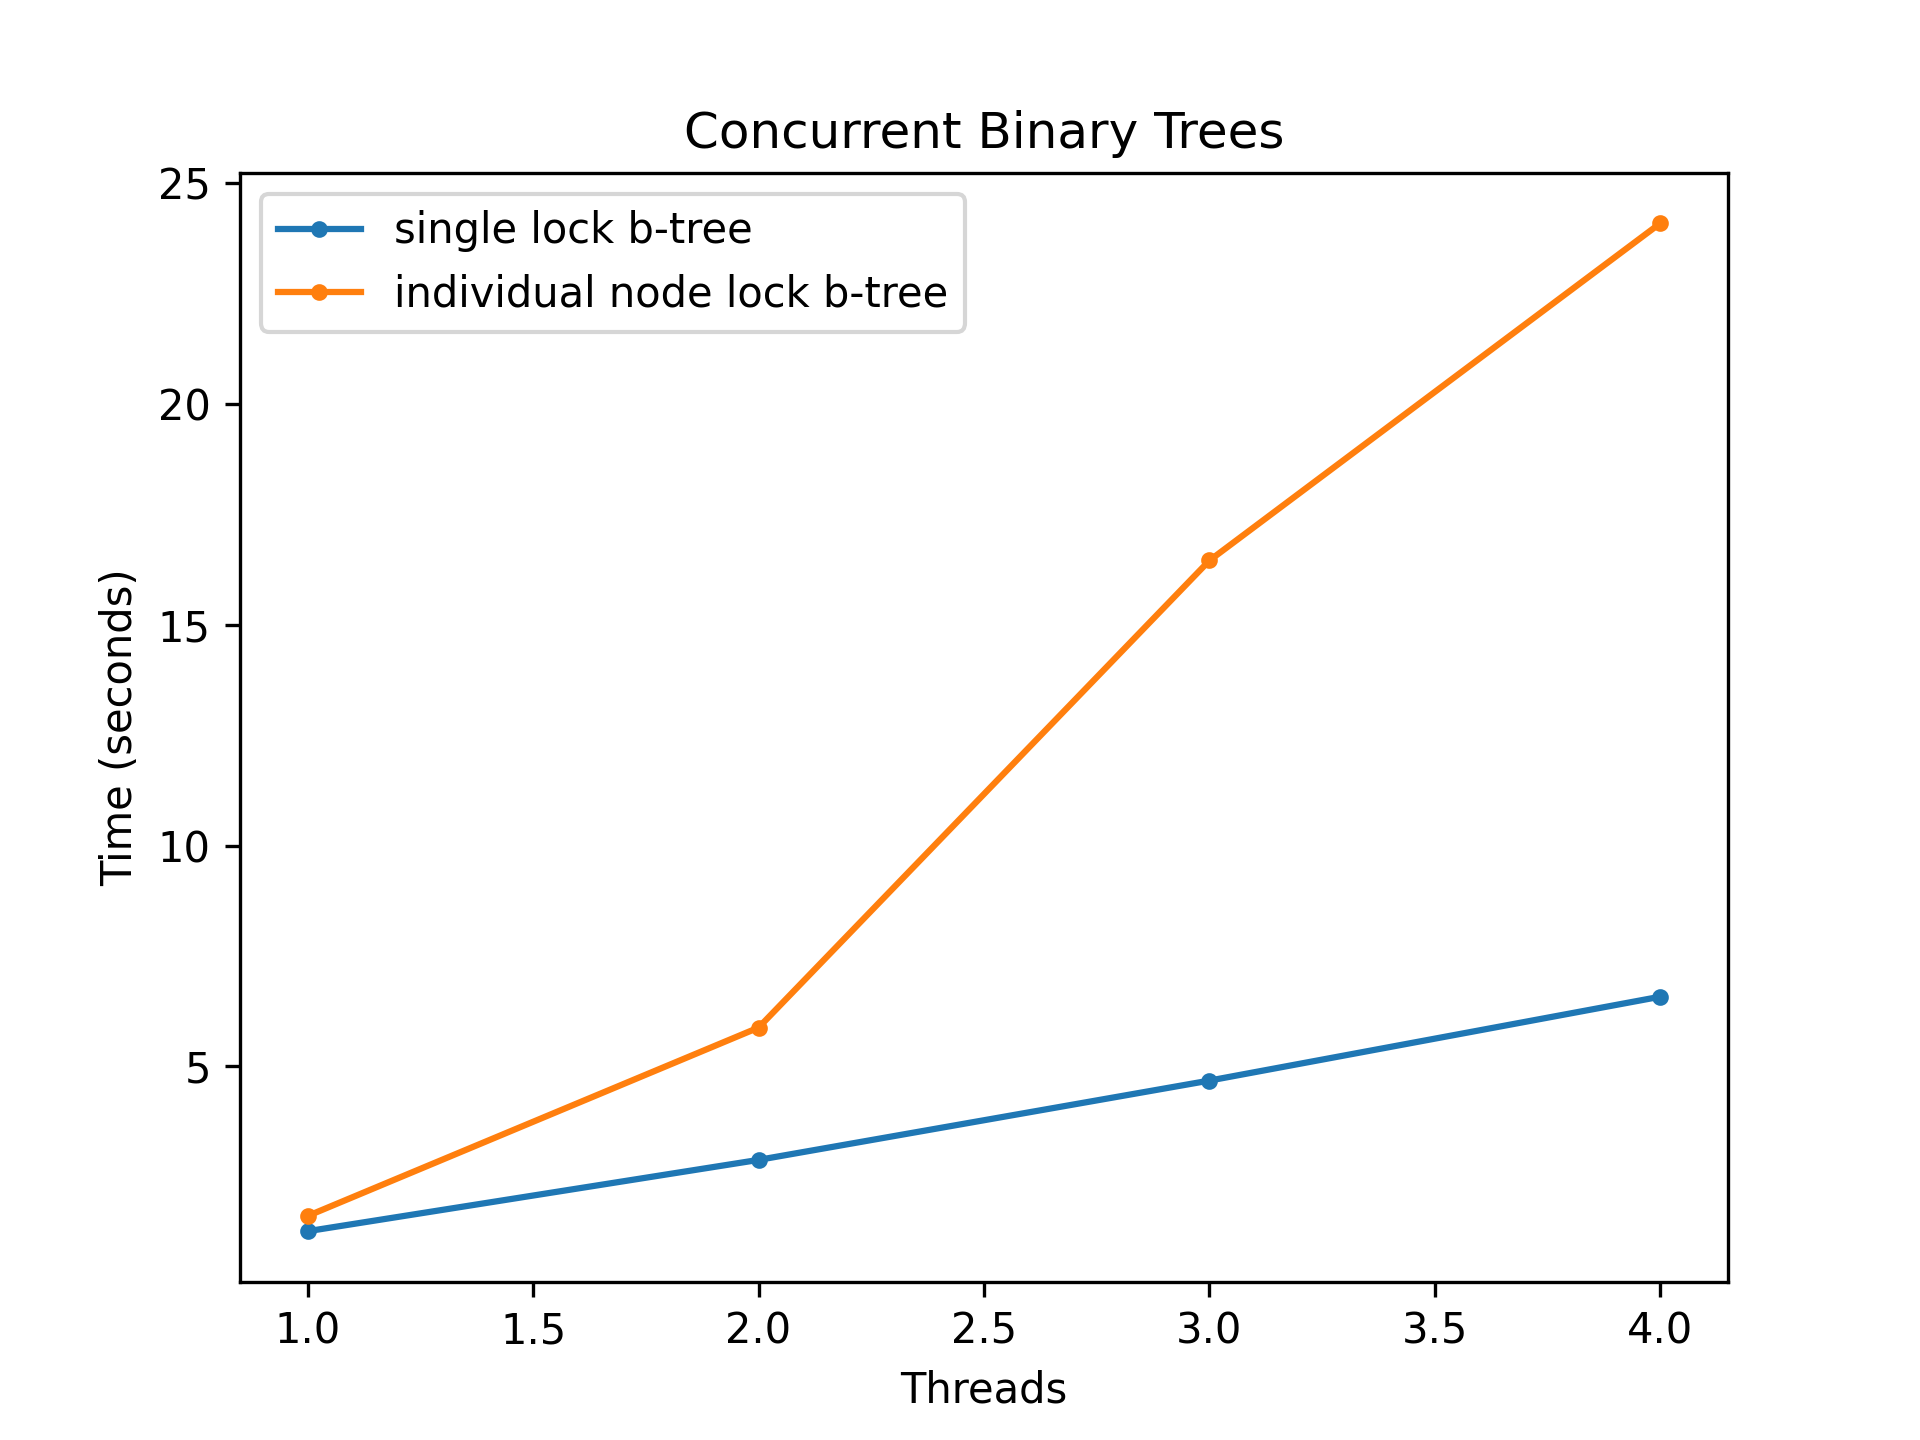

Write the Python code that produced this figure.
import matplotlib.pyplot as plt

threads_x = [1, 2, 3, 4]

# times of single lock tree
conc_y = [1.265759, 2.880477, 4.676656, 6.576530]
plt.plot(threads_x, conc_y, marker='.', label='single lock b-tree')

# times of individual node lock tree
hoh_y = [1.610825, 5.876285, 16.454166, 24.092482]
plt.plot(threads_x, hoh_y, marker='.', label='individual node lock b-tree')


# label the x and y axes
plt.xlabel("Threads")
plt.ylabel("Time (seconds)")

# give the graph a title
plt.title("Concurrent Binary Trees")

# make the legend
plt.legend()
plt.savefig("treeplot.png", dpi=300)

plt.show()
